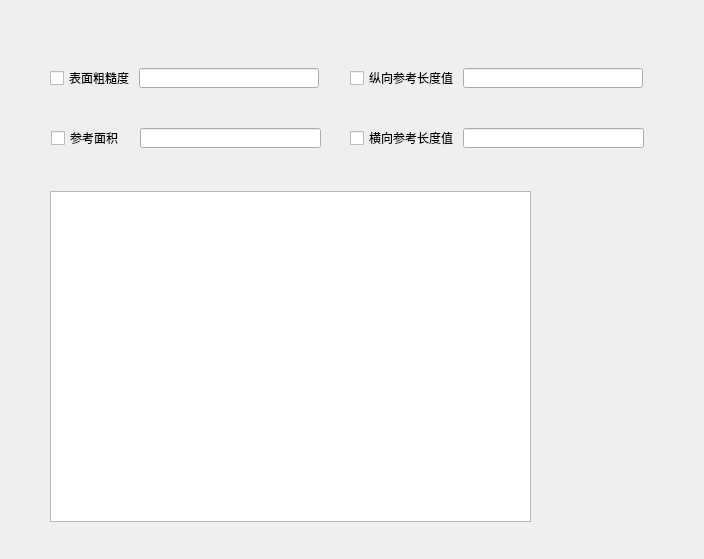
<?xml version="1.0" encoding="UTF-8"?>
<ui version="4.0">
 <class>Form</class>
 <widget class="QWidget" name="Form">
  <property name="geometry">
   <rect>
    <x>0</x>
    <y>0</y>
    <width>704</width>
    <height>559</height>
   </rect>
  </property>
  <property name="windowTitle">
   <string>Form</string>
  </property>
  <widget class="QCheckBox" name="checkBox_4">
   <property name="geometry">
    <rect>
     <x>51</x>
     <y>130</y>
     <width>71</width>
     <height>16</height>
    </rect>
   </property>
   <property name="text">
    <string>参考面积</string>
   </property>
  </widget>
  <widget class="QLineEdit" name="lineEdit_BLREF">
   <property name="geometry">
    <rect>
     <x>463</x>
     <y>128</y>
     <width>181</width>
     <height>20</height>
    </rect>
   </property>
  </widget>
  <widget class="QCheckBox" name="checkBox">
   <property name="geometry">
    <rect>
     <x>50</x>
     <y>70</y>
     <width>83</width>
     <height>16</height>
    </rect>
   </property>
   <property name="text">
    <string>表面粗糙度</string>
   </property>
  </widget>
  <widget class="QTableView" name="tableView">
   <property name="geometry">
    <rect>
     <x>50</x>
     <y>191</y>
     <width>481</width>
     <height>331</height>
    </rect>
   </property>
  </widget>
  <widget class="QLineEdit" name="lineEdit_ROUGFC">
   <property name="geometry">
    <rect>
     <x>139</x>
     <y>68</y>
     <width>180</width>
     <height>20</height>
    </rect>
   </property>
  </widget>
  <widget class="QLineEdit" name="lineEdit_SREF">
   <property name="geometry">
    <rect>
     <x>140</x>
     <y>128</y>
     <width>181</width>
     <height>20</height>
    </rect>
   </property>
  </widget>
  <widget class="QCheckBox" name="checkBox_2">
   <property name="geometry">
    <rect>
     <x>350</x>
     <y>70</y>
     <width>107</width>
     <height>16</height>
    </rect>
   </property>
   <property name="text">
    <string>纵向参考长度值</string>
   </property>
  </widget>
  <widget class="QLineEdit" name="lineEdit_CBARR">
   <property name="geometry">
    <rect>
     <x>463</x>
     <y>68</y>
     <width>180</width>
     <height>20</height>
    </rect>
   </property>
  </widget>
  <widget class="QCheckBox" name="checkBox_3">
   <property name="geometry">
    <rect>
     <x>350</x>
     <y>130</y>
     <width>107</width>
     <height>16</height>
    </rect>
   </property>
   <property name="text">
    <string>横向参考长度值</string>
   </property>
  </widget>
 </widget>
 <resources/>
 <connections/>
</ui>
